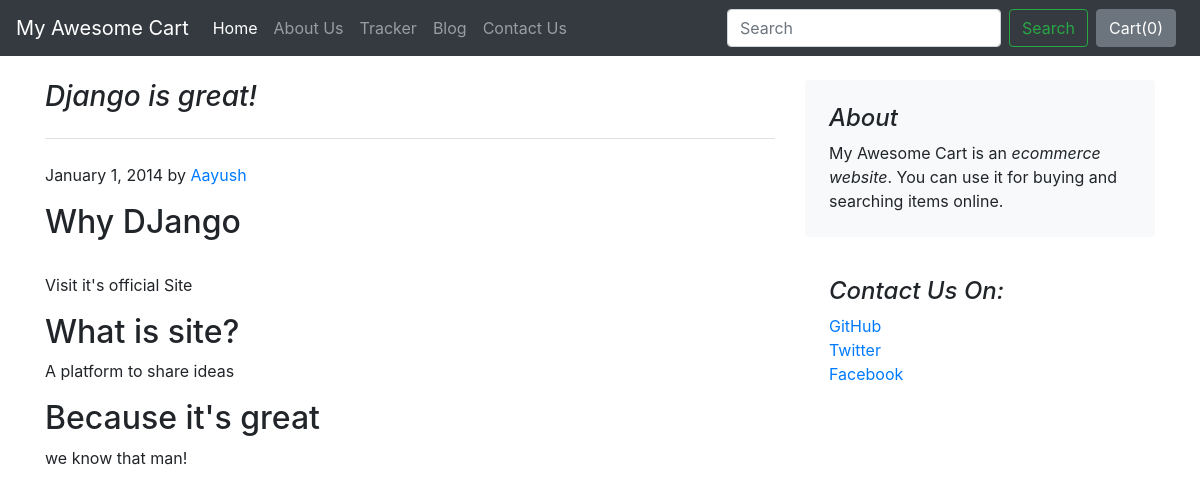
The page /blog/blogspot/1 on the database its author committed.
### blog/models.py (models this page shows)
class Blogpost(models.Model):
    post_id = models.AutoField(primary_key= True)
    tilte = models.CharField(max_length=50)
    head0 = models.CharField(max_length=500, default="")
    chead0 = models.CharField(max_length=5000, default="")
    head1 = models.CharField(max_length=500, default="")
    chead1 = models.CharField(max_length=5000, default="")
    head2 = models.CharField(max_length=500, default="")
    chead2 = models.CharField(max_length=5000, default="")
    pub_date = models.DateField()
    thumbnail = models.ImageField(upload_to='shop/images', default="")
    def __str__(self):
        return self.tilte

### blog/views.py (the view)
# urls.py: path("blogspot/<int:id>", views.blogspot, name="blogPost"),
def blogspot(request, id):
    post = Blogpost.objects.filter(post_id=id)[0]
    print(post)
    return render(request, "blog/blogspot.html", {'post': post})

### blog/templates/blog/blogspot.html (shortened to what this page needs)
{%extends 'blog/basic.html'%}
{%block body%}
<div class="container">
    <div class="row mt-4">
        <div class="col-md-8 blog-main">
            <h3 class="pb-4 mb-4 font-italic border-bottom">
                {{post.tilte}}
            </h3>
            <div class="blog-post">
                <p class="blog-post-meta">January 1, 2014 by <a href="#">Aayush</a></p>
                <h2>{{post.head0}}</h2>
                <div class="fb-like" data-href="http://127.0.0.1:8000/blog/blogpost/{{post.post_id}}" data-layout="standard" data-action="like" data-size="large" data-show-faces="false" data-share="true"></div><br>
                <p>{{post.chead0}}</p>
                <h2>{{post.head1}}</h2>
                <p>{{post.chead1}}</p>
                <h2>{{post.head2}}</h2>
                <p>{{post.chead2}}</p>
            </div>
        </div>
        <aside class="col-md-4 blog-sidebar">
            <div class="p-4 mb-3 bg-light rounded">
                <h4 class="font-italic">About</h4>
                <p class="mb-0">My Awesome Cart is an <em>ecommerce website</em>. You can use it for buying and searching items online. </p>
            </div>
            <div class="p-4">
                <h4 class="font-italic">Contact Us On: </h4>
                <ol class="list-unstyled">
                    <li><a href="#">GitHub</a></li>
                    <li><a href="#">Twitter</a></li>
                    <li><a href="#">Facebook</a></li>
                </ol>
            </div>
        </aside>
    </div>
</div>
{%endblock%}

### rows shown on the page
Blogpost: tilte "Django is great!", head0 "Why DJango", chead0 "Visit it's official Site", head1 "What is site?", chead1 "A platform to share ideas", head2 "Because it's great", chead2 "we know that man!"
